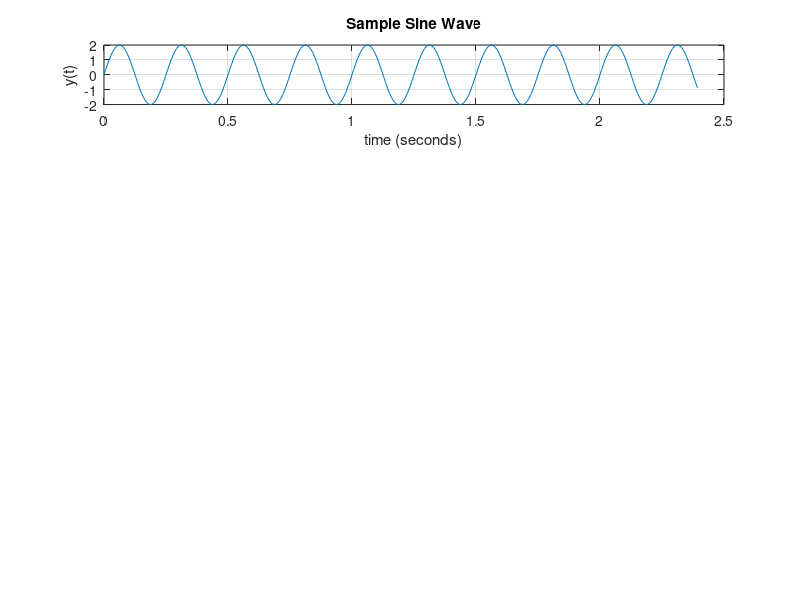

Write MATLAB code to recreate this figure. (Note: this script raises an error after producing the figure.)
f0 = 4;   %frequency of the sine wave
Fs = 140; %sampling rate
Ts = 1/Fs; %sampling time interval
t = 0:Ts:2.4-Ts; %sampling period
n = length(t); %number of samples
y = 2*sin(2*pi*f0*t) ; %+ 2*sin(2*pi*f1*t) ; %the sine curve
 
%plot the cosine curve in the time domain
figure;
subplot(5,1,1);
%sinePlot = figure;
plot(t,y)
xlabel('time (seconds)')
ylabel('y(t)')
title('Sample Sine Wave')
grid



[YfreqDomain_half, YfreqDomain, frequency_half, frequency] = positiveFFT(y,Fs);



%figure;
subplot(5,1,2);
stem(frequency_half,abs(YfreqDomain_half));
xlabel('Freq (Hz)')
ylabel('Amplitude')
title('Using the positiveFFT function')
grid on
% axis([0,100,0,3])

subplot(5,1,3);
stem(frequency,abs(YfreqDomain));